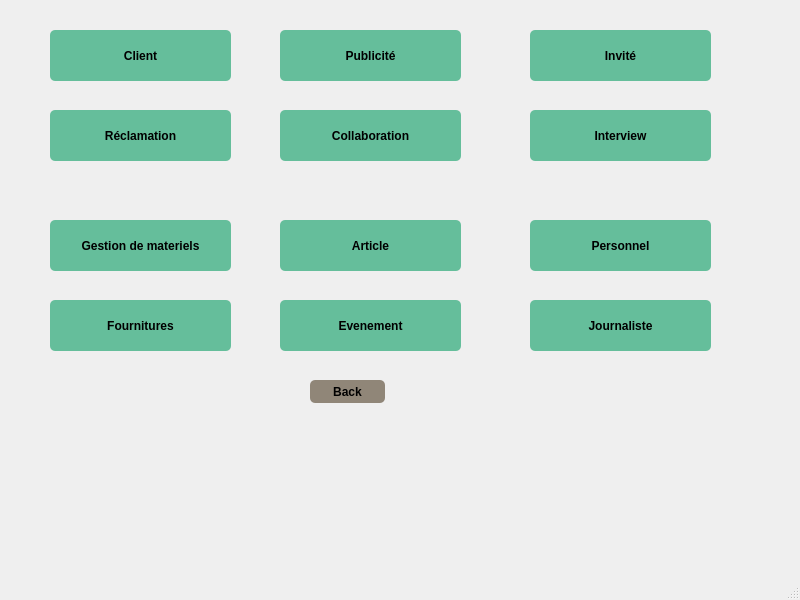
<?xml version="1.0" encoding="UTF-8"?>
<ui version="4.0">
 <class>fenetre</class>
 <widget class="QMainWindow" name="fenetre">
  <property name="geometry">
   <rect>
    <x>0</x>
    <y>0</y>
    <width>800</width>
    <height>600</height>
   </rect>
  </property>
  <property name="windowTitle">
   <string>fenetre</string>
  </property>
  <widget class="QWidget" name="centralwidget">
   <widget class="QStackedWidget" name="stackedWidget">
    <property name="geometry">
     <rect>
      <x>30</x>
      <y>20</y>
      <width>731</width>
      <height>531</height>
     </rect>
    </property>
    <property name="currentIndex">
     <number>0</number>
    </property>
    <widget class="QWidget" name="page">
     <widget class="QPushButton" name="pushButton">
      <property name="geometry">
       <rect>
        <x>20</x>
        <y>10</y>
        <width>181</width>
        <height>51</height>
       </rect>
      </property>
      <property name="styleSheet">
       <string notr="true">QPushButton {
padding: 5px;
border-radius: 5px;
background-color:rgb(101, 190, 155);
font-weight: bold;
}
QPushButton:hover
{
color :white;
}</string>
      </property>
      <property name="text">
       <string>Client</string>
      </property>
     </widget>
     <widget class="QPushButton" name="pushButton_2">
      <property name="geometry">
       <rect>
        <x>20</x>
        <y>90</y>
        <width>181</width>
        <height>51</height>
       </rect>
      </property>
      <property name="styleSheet">
       <string notr="true">QPushButton {
padding: 5px;
border-radius: 5px;
background-color:rgb(101, 190, 155);
font-weight: bold;
}
QPushButton:hover
{
color :white;
}</string>
      </property>
      <property name="text">
       <string>Réclamation</string>
      </property>
     </widget>
     <widget class="QPushButton" name="pb_back0">
      <property name="geometry">
       <rect>
        <x>280</x>
        <y>360</y>
        <width>75</width>
        <height>23</height>
       </rect>
      </property>
      <property name="styleSheet">
       <string notr="true">QPushButton {
padding: 5px;
border-radius: 5px;
background-color:rgb(144, 134, 120);
font-weight: bold;
}
QPushButton:hover
{
color :white;
}</string>
      </property>
      <property name="text">
       <string>Back</string>
      </property>
     </widget>
     <widget class="QPushButton" name="pushButton_5">
      <property name="geometry">
       <rect>
        <x>250</x>
        <y>10</y>
        <width>181</width>
        <height>51</height>
       </rect>
      </property>
      <property name="styleSheet">
       <string notr="true">QPushButton {
padding: 5px;
border-radius: 5px;
background-color:rgb(101, 190, 155);
font-weight: bold;
}
QPushButton:hover
{
color :white;
}</string>
      </property>
      <property name="text">
       <string>Publicité</string>
      </property>
     </widget>
     <widget class="QPushButton" name="pushButton_9">
      <property name="geometry">
       <rect>
        <x>250</x>
        <y>90</y>
        <width>181</width>
        <height>51</height>
       </rect>
      </property>
      <property name="styleSheet">
       <string notr="true">QPushButton {
padding: 5px;
border-radius: 5px;
background-color:rgb(101, 190, 155);
font-weight: bold;
}
QPushButton:hover
{
color :white;
}</string>
      </property>
      <property name="text">
       <string>Collaboration</string>
      </property>
     </widget>
     <widget class="QPushButton" name="pushButton_11">
      <property name="geometry">
       <rect>
        <x>500</x>
        <y>10</y>
        <width>181</width>
        <height>51</height>
       </rect>
      </property>
      <property name="styleSheet">
       <string notr="true">QPushButton {
padding: 5px;
border-radius: 5px;
background-color:rgb(101, 190, 155);
font-weight: bold;
}
QPushButton:hover
{
color :white;
}</string>
      </property>
      <property name="text">
       <string>Invité</string>
      </property>
     </widget>
     <widget class="QPushButton" name="pushButton_12">
      <property name="geometry">
       <rect>
        <x>500</x>
        <y>90</y>
        <width>181</width>
        <height>51</height>
       </rect>
      </property>
      <property name="styleSheet">
       <string notr="true">QPushButton {
padding: 5px;
border-radius: 5px;
background-color:rgb(101, 190, 155);
font-weight: bold;
}
QPushButton:hover
{
color :white;
}</string>
      </property>
      <property name="text">
       <string>Interview</string>
      </property>
     </widget>
     <widget class="QPushButton" name="pushButton_13">
      <property name="geometry">
       <rect>
        <x>20</x>
        <y>200</y>
        <width>181</width>
        <height>51</height>
       </rect>
      </property>
      <property name="styleSheet">
       <string notr="true">QPushButton {
padding: 5px;
border-radius: 5px;
background-color:rgb(101, 190, 155);
font-weight: bold;
}
QPushButton:hover
{
color :white;
}</string>
      </property>
      <property name="text">
       <string>Gestion de materiels</string>
      </property>
     </widget>
     <widget class="QPushButton" name="pushButton_14">
      <property name="geometry">
       <rect>
        <x>20</x>
        <y>280</y>
        <width>181</width>
        <height>51</height>
       </rect>
      </property>
      <property name="styleSheet">
       <string notr="true">QPushButton {
padding: 5px;
border-radius: 5px;
background-color:rgb(101, 190, 155);
font-weight: bold;
}
QPushButton:hover
{
color :white;
}</string>
      </property>
      <property name="text">
       <string>Fournitures</string>
      </property>
     </widget>
     <widget class="QPushButton" name="pushButton_15">
      <property name="geometry">
       <rect>
        <x>250</x>
        <y>200</y>
        <width>181</width>
        <height>51</height>
       </rect>
      </property>
      <property name="styleSheet">
       <string notr="true">QPushButton {
padding: 5px;
border-radius: 5px;
background-color:rgb(101, 190, 155);
font-weight: bold;
}
QPushButton:hover
{
color :white;
}</string>
      </property>
      <property name="text">
       <string>Article</string>
      </property>
     </widget>
     <widget class="QPushButton" name="pushButton_16">
      <property name="geometry">
       <rect>
        <x>250</x>
        <y>280</y>
        <width>181</width>
        <height>51</height>
       </rect>
      </property>
      <property name="styleSheet">
       <string notr="true">QPushButton {
padding: 5px;
border-radius: 5px;
background-color:rgb(101, 190, 155);
font-weight: bold;
}
QPushButton:hover
{
color :white;
}</string>
      </property>
      <property name="text">
       <string>Evenement</string>
      </property>
     </widget>
     <widget class="QPushButton" name="pushButton_17">
      <property name="geometry">
       <rect>
        <x>500</x>
        <y>200</y>
        <width>181</width>
        <height>51</height>
       </rect>
      </property>
      <property name="styleSheet">
       <string notr="true">QPushButton {
padding: 5px;
border-radius: 5px;
background-color:rgb(101, 190, 155);
font-weight: bold;
}
QPushButton:hover
{
color :white;
}</string>
      </property>
      <property name="text">
       <string>Personnel</string>
      </property>
     </widget>
     <widget class="QPushButton" name="pushButton_20">
      <property name="geometry">
       <rect>
        <x>500</x>
        <y>280</y>
        <width>181</width>
        <height>51</height>
       </rect>
      </property>
      <property name="styleSheet">
       <string notr="true">QPushButton {
padding: 5px;
border-radius: 5px;
background-color:rgb(101, 190, 155);
font-weight: bold;
}
QPushButton:hover
{
color :white;
}</string>
      </property>
      <property name="text">
       <string>Journaliste</string>
      </property>
     </widget>
    </widget>
    <widget class="QWidget" name="page_2">
     <widget class="QTableView" name="tableViewc">
      <property name="geometry">
       <rect>
        <x>0</x>
        <y>50</y>
        <width>381</width>
        <height>251</height>
       </rect>
      </property>
     </widget>
     <widget class="QPushButton" name="pb_back_1">
      <property name="geometry">
       <rect>
        <x>0</x>
        <y>390</y>
        <width>75</width>
        <height>23</height>
       </rect>
      </property>
      <property name="styleSheet">
       <string notr="true">QPushButton {
padding: 5px;
border-radius: 5px;
background-color:rgb(144, 134, 120);
font-weight: bold;
}
QPushButton:hover
{
color :white;
}</string>
      </property>
      <property name="text">
       <string>Back</string>
      </property>
     </widget>
     <widget class="QPushButton" name="pushButton_4">
      <property name="geometry">
       <rect>
        <x>0</x>
        <y>310</y>
        <width>111</width>
        <height>31</height>
       </rect>
      </property>
      <property name="styleSheet">
       <string notr="true">QPushButton {
padding: 5px;
border-radius: 5px;
background-color:rgb(101, 190, 155);
font-weight: bold;
}
QPushButton:hover
{
color :white;
}</string>
      </property>
      <property name="text">
       <string>Enregistrer PDF</string>
      </property>
     </widget>
     <widget class="QFrame" name="frame">
      <property name="geometry">
       <rect>
        <x>410</x>
        <y>40</y>
        <width>251</width>
        <height>111</height>
       </rect>
      </property>
      <property name="styleSheet">
       <string notr="true">background-color:rgb(233,248,255);</string>
      </property>
      <property name="frameShape">
       <enum>QFrame::Box</enum>
      </property>
      <property name="frameShadow">
       <enum>QFrame::Plain</enum>
      </property>
      <property name="lineWidth">
       <number>2</number>
      </property>
      <property name="midLineWidth">
       <number>0</number>
      </property>
      <widget class="QLabel" name="label_2">
       <property name="geometry">
        <rect>
         <x>20</x>
         <y>10</y>
         <width>211</width>
         <height>21</height>
        </rect>
       </property>
       <property name="font">
        <font>
         <pointsize>12</pointsize>
         <weight>75</weight>
         <bold>true</bold>
         <underline>true</underline>
        </font>
       </property>
       <property name="text">
        <string>Trier selon :</string>
       </property>
      </widget>
      <widget class="QPushButton" name="pushButton_7">
       <property name="geometry">
        <rect>
         <x>20</x>
         <y>40</y>
         <width>101</width>
         <height>41</height>
        </rect>
       </property>
       <property name="font">
        <font>
         <pointsize>9</pointsize>
         <weight>75</weight>
         <bold>true</bold>
        </font>
       </property>
       <property name="styleSheet">
        <string notr="true">QPushButton {
padding: 5px;
border-radius: 5px;
background-color:rgb(101, 190, 155);
font-weight: bold;
}
QPushButton:hover
{
color :white;
}</string>
       </property>
       <property name="text">
        <string>ID 0-9</string>
       </property>
      </widget>
      <widget class="QPushButton" name="pushButton_18">
       <property name="geometry">
        <rect>
         <x>140</x>
         <y>40</y>
         <width>101</width>
         <height>41</height>
        </rect>
       </property>
       <property name="font">
        <font>
         <pointsize>9</pointsize>
         <weight>75</weight>
         <bold>true</bold>
        </font>
       </property>
       <property name="styleSheet">
        <string notr="true">QPushButton {
padding: 5px;
border-radius: 5px;
background-color:rgb(101, 190, 155);
font-weight: bold;
}
QPushButton:hover
{
color :white;
}</string>
       </property>
       <property name="text">
        <string>ID 9-0</string>
       </property>
      </widget>
     </widget>
     <widget class="QLabel" name="label">
      <property name="geometry">
       <rect>
        <x>10</x>
        <y>10</y>
        <width>201</width>
        <height>31</height>
       </rect>
      </property>
      <property name="font">
       <font>
        <pointsize>15</pointsize>
        <weight>75</weight>
        <bold>true</bold>
       </font>
      </property>
      <property name="text">
       <string>&lt;html&gt;&lt;head/&gt;&lt;body&gt;&lt;p&gt;&lt;span style=&quot; color:#00007f;&quot;&gt;Client&lt;/span&gt;&lt;/p&gt;&lt;p&gt;&lt;br/&gt;&lt;/p&gt;&lt;/body&gt;&lt;/html&gt;</string>
      </property>
     </widget>
     <widget class="QPushButton" name="pushButton_6">
      <property name="geometry">
       <rect>
        <x>420</x>
        <y>160</y>
        <width>75</width>
        <height>23</height>
       </rect>
      </property>
      <property name="styleSheet">
       <string notr="true">QPushButton {
padding: 5px;
border-radius: 5px;
background-color:rgb(101, 190, 155);
font-weight: bold;
}
QPushButton:hover
{
color :white;
}</string>
      </property>
      <property name="text">
       <string>Rechercher</string>
      </property>
     </widget>
     <widget class="QFrame" name="frame_2">
      <property name="geometry">
       <rect>
        <x>410</x>
        <y>200</y>
        <width>251</width>
        <height>241</height>
       </rect>
      </property>
      <property name="styleSheet">
       <string notr="true">background-color:rgb(233,248,255);</string>
      </property>
      <property name="frameShape">
       <enum>QFrame::Box</enum>
      </property>
      <property name="frameShadow">
       <enum>QFrame::Plain</enum>
      </property>
      <property name="lineWidth">
       <number>2</number>
      </property>
      <property name="midLineWidth">
       <number>0</number>
      </property>
      <widget class="QLabel" name="label_4">
       <property name="geometry">
        <rect>
         <x>10</x>
         <y>10</y>
         <width>71</width>
         <height>16</height>
        </rect>
       </property>
       <property name="text">
        <string>ID:</string>
       </property>
      </widget>
      <widget class="QLabel" name="label_5">
       <property name="geometry">
        <rect>
         <x>10</x>
         <y>40</y>
         <width>47</width>
         <height>14</height>
        </rect>
       </property>
       <property name="text">
        <string>Nom :</string>
       </property>
      </widget>
      <widget class="QLabel" name="label_6">
       <property name="geometry">
        <rect>
         <x>10</x>
         <y>70</y>
         <width>47</width>
         <height>14</height>
        </rect>
       </property>
       <property name="text">
        <string>Prenom:</string>
       </property>
      </widget>
      <widget class="QLabel" name="label_7">
       <property name="geometry">
        <rect>
         <x>10</x>
         <y>100</y>
         <width>61</width>
         <height>16</height>
        </rect>
       </property>
       <property name="text">
        <string>Adresse :</string>
       </property>
      </widget>
      <widget class="QLabel" name="label_8">
       <property name="geometry">
        <rect>
         <x>10</x>
         <y>130</y>
         <width>47</width>
         <height>14</height>
        </rect>
       </property>
       <property name="text">
        <string>Tel :</string>
       </property>
      </widget>
      <widget class="QLineEdit" name="lineEdit_id">
       <property name="geometry">
        <rect>
         <x>90</x>
         <y>10</y>
         <width>113</width>
         <height>20</height>
        </rect>
       </property>
      </widget>
      <widget class="QLineEdit" name="lineEdit_nom">
       <property name="geometry">
        <rect>
         <x>90</x>
         <y>40</y>
         <width>113</width>
         <height>20</height>
        </rect>
       </property>
      </widget>
      <widget class="QLineEdit" name="lineEdit_prenom">
       <property name="geometry">
        <rect>
         <x>90</x>
         <y>70</y>
         <width>113</width>
         <height>20</height>
        </rect>
       </property>
      </widget>
      <widget class="QLineEdit" name="lineEdit_tel">
       <property name="geometry">
        <rect>
         <x>90</x>
         <y>130</y>
         <width>113</width>
         <height>20</height>
        </rect>
       </property>
      </widget>
      <widget class="QPushButton" name="pb_ajouterc">
       <property name="geometry">
        <rect>
         <x>10</x>
         <y>210</y>
         <width>75</width>
         <height>23</height>
        </rect>
       </property>
       <property name="styleSheet">
        <string notr="true">QPushButton {
padding: 5px;
border-radius: 5px;
background-color:rgb(101, 190, 155);
font-weight: bold;
}
QPushButton:hover
{
color :white;
}</string>
       </property>
       <property name="text">
        <string>Ajouter</string>
       </property>
      </widget>
      <widget class="QPushButton" name="pb_modifierc">
       <property name="geometry">
        <rect>
         <x>90</x>
         <y>210</y>
         <width>75</width>
         <height>23</height>
        </rect>
       </property>
       <property name="styleSheet">
        <string notr="true">QPushButton {
padding: 5px;
border-radius: 5px;
background-color:rgb(101, 190, 155);
font-weight: bold;
}
QPushButton:hover
{
color :white;
}</string>
       </property>
       <property name="text">
        <string>Modifier</string>
       </property>
      </widget>
      <widget class="QPushButton" name="pb_supprimerc">
       <property name="geometry">
        <rect>
         <x>170</x>
         <y>210</y>
         <width>75</width>
         <height>23</height>
        </rect>
       </property>
       <property name="styleSheet">
        <string notr="true">QPushButton {
padding: 5px;
border-radius: 5px;
background-color:rgb(101, 190, 155);
font-weight: bold;
}
QPushButton:hover
{
color :white;
}</string>
       </property>
       <property name="text">
        <string>Supprimer</string>
       </property>
      </widget>
      <widget class="QLabel" name="label_17">
       <property name="geometry">
        <rect>
         <x>10</x>
         <y>160</y>
         <width>91</width>
         <height>16</height>
        </rect>
       </property>
       <property name="text">
        <string>Date Naiss:</string>
       </property>
      </widget>
      <widget class="QDateEdit" name="dateEdit">
       <property name="geometry">
        <rect>
         <x>90</x>
         <y>160</y>
         <width>110</width>
         <height>22</height>
        </rect>
       </property>
      </widget>
      <widget class="QLineEdit" name="lineEdit_adresse">
       <property name="geometry">
        <rect>
         <x>90</x>
         <y>100</y>
         <width>113</width>
         <height>20</height>
        </rect>
       </property>
      </widget>
     </widget>
     <widget class="QPushButton" name="pushButton_21">
      <property name="geometry">
       <rect>
        <x>0</x>
        <y>350</y>
        <width>91</width>
        <height>31</height>
       </rect>
      </property>
      <property name="styleSheet">
       <string notr="true">QPushButton {
padding: 5px;
border-radius: 5px;
background-color:rgb(245, 139, 139);
font-weight: bold;
}
QPushButton:hover
{
color :white;
}
</string>
      </property>
      <property name="text">
       <string>Load Image</string>
      </property>
     </widget>
     <widget class="QLabel" name="label_3">
      <property name="geometry">
       <rect>
        <x>180</x>
        <y>350</y>
        <width>181</width>
        <height>151</height>
       </rect>
      </property>
      <property name="text">
       <string/>
      </property>
     </widget>
    </widget>
    <widget class="QWidget" name="page_3">
     <widget class="QTableView" name="tableViewr">
      <property name="geometry">
       <rect>
        <x>10</x>
        <y>30</y>
        <width>381</width>
        <height>251</height>
       </rect>
      </property>
     </widget>
     <widget class="QPushButton" name="pushButton_10">
      <property name="geometry">
       <rect>
        <x>410</x>
        <y>150</y>
        <width>91</width>
        <height>23</height>
       </rect>
      </property>
      <property name="styleSheet">
       <string notr="true">QPushButton {
padding: 5px;
border-radius: 5px;
background-color:rgb(101, 190, 155);
font-weight: bold;
}
QPushButton:hover
{
color :white;
}</string>
      </property>
      <property name="text">
       <string>Rechercher</string>
      </property>
     </widget>
     <widget class="QPushButton" name="pb_back_2">
      <property name="geometry">
       <rect>
        <x>10</x>
        <y>400</y>
        <width>75</width>
        <height>23</height>
       </rect>
      </property>
      <property name="styleSheet">
       <string notr="true">QPushButton {
padding: 5px;
border-radius: 5px;
background-color:rgb(144, 134, 120);
font-weight: bold;
}
QPushButton:hover
{
color :white;
}</string>
      </property>
      <property name="text">
       <string>Back</string>
      </property>
     </widget>
     <widget class="QLabel" name="label_10">
      <property name="geometry">
       <rect>
        <x>10</x>
        <y>0</y>
        <width>261</width>
        <height>31</height>
       </rect>
      </property>
      <property name="font">
       <font>
        <pointsize>15</pointsize>
        <weight>75</weight>
        <bold>true</bold>
       </font>
      </property>
      <property name="text">
       <string>&lt;html&gt;&lt;head/&gt;&lt;body&gt;&lt;p&gt;&lt;span style=&quot; color:#00007f;&quot;&gt;Réclamation&lt;/span&gt;&lt;/p&gt;&lt;/body&gt;&lt;/html&gt;</string>
      </property>
     </widget>
     <widget class="QFrame" name="frame_3">
      <property name="geometry">
       <rect>
        <x>420</x>
        <y>10</y>
        <width>221</width>
        <height>121</height>
       </rect>
      </property>
      <property name="styleSheet">
       <string notr="true">background-color:rgb(233,248,255);</string>
      </property>
      <property name="frameShape">
       <enum>QFrame::Box</enum>
      </property>
      <property name="frameShadow">
       <enum>QFrame::Plain</enum>
      </property>
      <property name="lineWidth">
       <number>2</number>
      </property>
      <property name="midLineWidth">
       <number>0</number>
      </property>
      <widget class="QLabel" name="label_11">
       <property name="geometry">
        <rect>
         <x>20</x>
         <y>10</y>
         <width>111</width>
         <height>21</height>
        </rect>
       </property>
       <property name="font">
        <font>
         <pointsize>12</pointsize>
         <weight>75</weight>
         <bold>true</bold>
         <underline>true</underline>
        </font>
       </property>
       <property name="text">
        <string>Trier selon:</string>
       </property>
      </widget>
      <widget class="QPushButton" name="pushButton_19">
       <property name="geometry">
        <rect>
         <x>120</x>
         <y>60</y>
         <width>81</width>
         <height>31</height>
        </rect>
       </property>
       <property name="font">
        <font>
         <pointsize>9</pointsize>
         <weight>75</weight>
         <bold>true</bold>
        </font>
       </property>
       <property name="styleSheet">
        <string notr="true">QPushButton {
padding: 5px;
border-radius: 5px;
background-color:rgb(101, 190, 155);
font-weight: bold;
}
QPushButton:hover
{
color :white;
}</string>
       </property>
       <property name="text">
        <string>ID 9-0</string>
       </property>
      </widget>
      <widget class="QPushButton" name="pushButton_8">
       <property name="geometry">
        <rect>
         <x>10</x>
         <y>60</y>
         <width>91</width>
         <height>31</height>
        </rect>
       </property>
       <property name="font">
        <font>
         <pointsize>9</pointsize>
         <weight>75</weight>
         <bold>true</bold>
        </font>
       </property>
       <property name="styleSheet">
        <string notr="true">QPushButton {
padding: 5px;
border-radius: 5px;
background-color:rgb(101, 190, 155);
font-weight: bold;
}
QPushButton:hover
{
color :white;
}</string>
       </property>
       <property name="text">
        <string>ID 0-9</string>
       </property>
      </widget>
     </widget>
     <widget class="QFrame" name="frame_4">
      <property name="geometry">
       <rect>
        <x>410</x>
        <y>200</y>
        <width>261</width>
        <height>281</height>
       </rect>
      </property>
      <property name="styleSheet">
       <string notr="true">background-color:rgb(233,248,255);</string>
      </property>
      <property name="frameShape">
       <enum>QFrame::Box</enum>
      </property>
      <property name="frameShadow">
       <enum>QFrame::Plain</enum>
      </property>
      <property name="lineWidth">
       <number>2</number>
      </property>
      <property name="midLineWidth">
       <number>0</number>
      </property>
      <widget class="QLabel" name="label_12">
       <property name="geometry">
        <rect>
         <x>10</x>
         <y>10</y>
         <width>101</width>
         <height>21</height>
        </rect>
       </property>
       <property name="text">
        <string>ID réclamation:</string>
       </property>
      </widget>
      <widget class="QLabel" name="label_16">
       <property name="geometry">
        <rect>
         <x>10</x>
         <y>40</y>
         <width>81</width>
         <height>16</height>
        </rect>
       </property>
       <property name="text">
        <string>Nom auteur:</string>
       </property>
      </widget>
      <widget class="QLineEdit" name="lineEdit_idr">
       <property name="geometry">
        <rect>
         <x>130</x>
         <y>10</y>
         <width>113</width>
         <height>20</height>
        </rect>
       </property>
      </widget>
      <widget class="QLineEdit" name="lineEdit_nom_r">
       <property name="geometry">
        <rect>
         <x>130</x>
         <y>40</y>
         <width>113</width>
         <height>20</height>
        </rect>
       </property>
      </widget>
      <widget class="QPushButton" name="pb_ajouterr">
       <property name="geometry">
        <rect>
         <x>10</x>
         <y>240</y>
         <width>75</width>
         <height>23</height>
        </rect>
       </property>
       <property name="styleSheet">
        <string notr="true">QPushButton {
padding: 5px;
border-radius: 5px;
background-color:rgb(101, 190, 155);
font-weight: bold;
}
QPushButton:hover
{
color :white;
}</string>
       </property>
       <property name="text">
        <string>Ajouter</string>
       </property>
      </widget>
      <widget class="QPushButton" name="pb_modifierr">
       <property name="geometry">
        <rect>
         <x>180</x>
         <y>240</y>
         <width>75</width>
         <height>23</height>
        </rect>
       </property>
       <property name="styleSheet">
        <string notr="true">QPushButton {
padding: 5px;
border-radius: 5px;
background-color:rgb(101, 190, 155);
font-weight: bold;
}
QPushButton:hover
{
color :white;
}</string>
       </property>
       <property name="text">
        <string>Modifier</string>
       </property>
      </widget>
      <widget class="QPushButton" name="pb_supprimerr">
       <property name="geometry">
        <rect>
         <x>100</x>
         <y>240</y>
         <width>75</width>
         <height>23</height>
        </rect>
       </property>
       <property name="styleSheet">
        <string notr="true">QPushButton {
padding: 5px;
border-radius: 5px;
background-color:rgb(101, 190, 155);
font-weight: bold;
}
QPushButton:hover
{
color :white;
}</string>
       </property>
       <property name="text">
        <string>Supprimer</string>
       </property>
      </widget>
      <widget class="QLabel" name="label_15">
       <property name="geometry">
        <rect>
         <x>10</x>
         <y>70</y>
         <width>101</width>
         <height>16</height>
        </rect>
       </property>
       <property name="text">
        <string>Prénom auteur:</string>
       </property>
      </widget>
      <widget class="QLineEdit" name="lineEdit_prenom_r">
       <property name="geometry">
        <rect>
         <x>130</x>
         <y>70</y>
         <width>111</width>
         <height>20</height>
        </rect>
       </property>
      </widget>
      <widget class="QLabel" name="label_18">
       <property name="geometry">
        <rect>
         <x>10</x>
         <y>100</y>
         <width>101</width>
         <height>16</height>
        </rect>
       </property>
       <property name="text">
        <string>Réclamation :</string>
       </property>
      </widget>
      <widget class="QLineEdit" name="lineEditr">
       <property name="geometry">
        <rect>
         <x>130</x>
         <y>100</y>
         <width>111</width>
         <height>41</height>
        </rect>
       </property>
      </widget>
      <widget class="QLabel" name="label_19">
       <property name="geometry">
        <rect>
         <x>10</x>
         <y>150</y>
         <width>111</width>
         <height>16</height>
        </rect>
       </property>
       <property name="text">
        <string>Date réclamation:</string>
       </property>
      </widget>
      <widget class="QDateEdit" name="lineEdit">
       <property name="geometry">
        <rect>
         <x>130</x>
         <y>150</y>
         <width>110</width>
         <height>22</height>
        </rect>
       </property>
      </widget>
      <widget class="QLabel" name="label_20">
       <property name="geometry">
        <rect>
         <x>10</x>
         <y>200</y>
         <width>101</width>
         <height>16</height>
        </rect>
       </property>
       <property name="text">
        <string>email</string>
       </property>
      </widget>
      <widget class="QLineEdit" name="lineEdit_email">
       <property name="geometry">
        <rect>
         <x>130</x>
         <y>200</y>
         <width>111</width>
         <height>20</height>
        </rect>
       </property>
      </widget>
     </widget>
     <widget class="QPushButton" name="pushButton_3">
      <property name="geometry">
       <rect>
        <x>180</x>
        <y>420</y>
        <width>181</width>
        <height>51</height>
       </rect>
      </property>
      <property name="styleSheet">
       <string notr="true">QPushButton {
padding: 5px;
border-radius: 5px;
background-color:rgb(101, 190, 155);
font-weight: bold;
}
QPushButton:hover
{
color :white;
}</string>
      </property>
      <property name="text">
       <string>Email</string>
      </property>
     </widget>
    </widget>
    <widget class="QWidget" name="page_4">
     <widget class="QPushButton" name="pb_ajouterr_2">
      <property name="geometry">
       <rect>
        <x>630</x>
        <y>400</y>
        <width>75</width>
        <height>23</height>
       </rect>
      </property>
      <property name="styleSheet">
       <string notr="true">QPushButton {
padding: 5px;
border-radius: 5px;
background-color:rgb(101, 190, 155);
font-weight: bold;
}
QPushButton:hover
{
color :white;
}</string>
      </property>
      <property name="text">
       <string>send</string>
      </property>
     </widget>
     <widget class="QComboBox" name="comboBox_mail_2">
      <property name="geometry">
       <rect>
        <x>30</x>
        <y>10</y>
        <width>581</width>
        <height>41</height>
       </rect>
      </property>
      <property name="styleSheet">
       <string notr="true">border-width:2px;
border-style:solid;
border-color:red;
background: #d1d1d1;</string>
      </property>
     </widget>
     <widget class="QLineEdit" name="subject_2">
      <property name="geometry">
       <rect>
        <x>30</x>
        <y>70</y>
        <width>581</width>
        <height>61</height>
       </rect>
      </property>
      <property name="styleSheet">
       <string notr="true">
padding: 0 8px;



border-width:2px;
border-style:solid;
border-color:red;
background: #d1d1d1;</string>
      </property>
      <property name="text">
       <string/>
      </property>
     </widget>
     <widget class="QPlainTextEdit" name="msg_2">
      <property name="geometry">
       <rect>
        <x>30</x>
        <y>150</y>
        <width>581</width>
        <height>201</height>
       </rect>
      </property>
      <property name="styleSheet">
       <string notr="true">
padding: 0 8px;



border-width:2px;
border-style:solid;
border-color:red;
background: #d1d1d1;</string>
      </property>
     </widget>
    </widget>
   </widget>
  </widget>
  <widget class="QMenuBar" name="menubar">
   <property name="geometry">
    <rect>
     <x>0</x>
     <y>0</y>
     <width>800</width>
     <height>26</height>
    </rect>
   </property>
  </widget>
  <widget class="QStatusBar" name="statusbar"/>
 </widget>
 <resources/>
 <connections/>
</ui>
